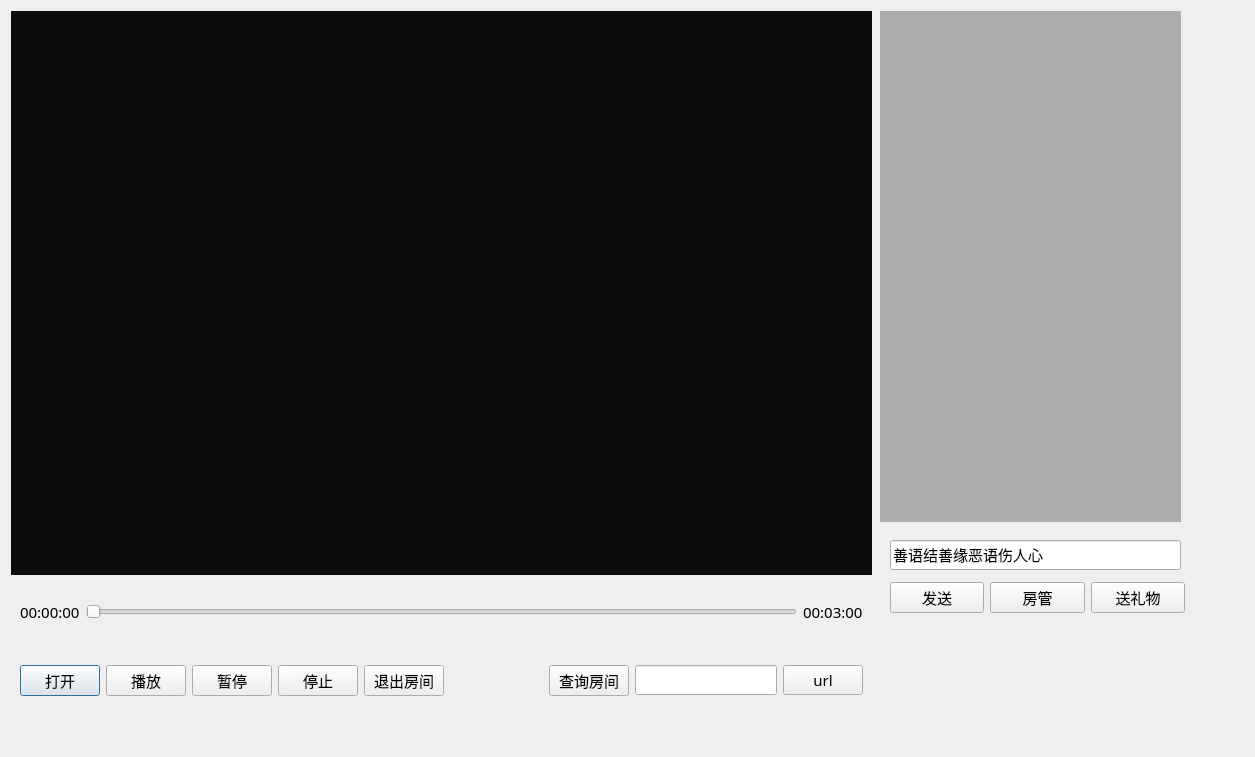
<?xml version="1.0" encoding="UTF-8"?>
<ui version="4.0">
 <class>PlayerDialog</class>
 <widget class="QDialog" name="PlayerDialog">
  <property name="geometry">
   <rect>
    <x>0</x>
    <y>0</y>
    <width>1255</width>
    <height>757</height>
   </rect>
  </property>
  <property name="font">
   <font>
    <family>微软雅黑</family>
    <pointsize>11</pointsize>
   </font>
  </property>
  <property name="windowTitle">
   <string>PlayerDialog</string>
  </property>
  <widget class="QListWidget" name="list_comment">
   <property name="geometry">
    <rect>
     <x>880</x>
     <y>11</y>
     <width>301</width>
     <height>511</height>
    </rect>
   </property>
   <property name="styleSheet">
    <string notr="true">QListWidget{
    background:rgba(0,0,0,70);
    border:none;
    color:#fff;
    font:13px;
}
QListWidget::item{
    padding:4px;
    min-height:22px;
}
QScrollBar:vertical{width:6px;background:#333;}
QScrollBar::handle:vertical{background:#888;border-radius:3px;}</string>
   </property>
  </widget>
  <widget class="QLineEdit" name="le_msg">
   <property name="geometry">
    <rect>
     <x>890</x>
     <y>540</y>
     <width>291</width>
     <height>30</height>
    </rect>
   </property>
   <property name="text">
    <string>善语结善缘恶语伤人心</string>
   </property>
  </widget>
  <widget class="QWidget" name="layoutWidget">
   <property name="geometry">
    <rect>
     <x>11</x>
     <y>11</y>
     <width>861</width>
     <height>701</height>
    </rect>
   </property>
   <layout class="QVBoxLayout" name="verticalLayout_2" stretch="9,1,1">
    <item>
     <widget class="QWidget" name="wdg_content" native="true">
      <property name="styleSheet">
       <string notr="true">background-color: rgb(13, 13, 13);</string>
      </property>
      <layout class="QVBoxLayout" name="verticalLayout">
       <item>
        <widget class="MyOpenGLWidget" name="wdg_show" native="true">
         <widget class="QGraphicsView" name="graphicsView">
          <property name="geometry">
           <rect>
            <x>-10</x>
            <y>-10</y>
            <width>851</width>
            <height>551</height>
           </rect>
          </property>
          <property name="sizePolicy">
           <sizepolicy hsizetype="Fixed" vsizetype="Expanding">
            <horstretch>0</horstretch>
            <verstretch>0</verstretch>
           </sizepolicy>
          </property>
          <property name="styleSheet">
           <string notr="true">background-color:transparent;</string>
          </property>
         </widget>
         <widget class="QWidget" name="wdg_effect_layer" native="true">
          <property name="geometry">
           <rect>
            <x>-1</x>
            <y>-10</y>
            <width>851</width>
            <height>551</height>
           </rect>
          </property>
          <property name="styleSheet">
           <string notr="true">background-color: transparent;</string>
          </property>
         </widget>
        </widget>
       </item>
      </layout>
     </widget>
    </item>
    <item>
     <widget class="QWidget" name="wdg_progress" native="true">
      <layout class="QHBoxLayout" name="horizontalLayout_3">
       <item>
        <widget class="QLabel" name="lb_curTime">
         <property name="text">
          <string>00:00:00</string>
         </property>
        </widget>
       </item>
       <item>
        <widget class="QSlider" name="slider_process">
         <property name="orientation">
          <enum>Qt::Horizontal</enum>
         </property>
        </widget>
       </item>
       <item>
        <widget class="QLabel" name="lb_totalTime">
         <property name="text">
          <string>00:03:00</string>
         </property>
        </widget>
       </item>
      </layout>
     </widget>
    </item>
    <item>
     <widget class="QWidget" name="wdg_buttons" native="true">
      <layout class="QHBoxLayout" name="horizontalLayout_2">
       <item>
        <layout class="QHBoxLayout" name="horizontalLayout">
         <item>
          <widget class="QPushButton" name="pb_start">
           <property name="text">
            <string>打开</string>
           </property>
          </widget>
         </item>
         <item>
          <widget class="QPushButton" name="pb_resume">
           <property name="text">
            <string>播放</string>
           </property>
          </widget>
         </item>
         <item>
          <widget class="QPushButton" name="pb_pause">
           <property name="text">
            <string>暂停</string>
           </property>
          </widget>
         </item>
         <item>
          <widget class="QPushButton" name="pb_stop">
           <property name="text">
            <string>停止</string>
           </property>
          </widget>
         </item>
         <item>
          <widget class="QPushButton" name="pb_quit_room">
           <property name="text">
            <string>退出房间</string>
           </property>
          </widget>
         </item>
         <item>
          <spacer name="horizontalSpacer">
           <property name="orientation">
            <enum>Qt::Horizontal</enum>
           </property>
           <property name="sizeHint" stdset="0">
            <size>
             <width>40</width>
             <height>20</height>
            </size>
           </property>
          </spacer>
         </item>
         <item>
          <widget class="QPushButton" name="pb_query">
           <property name="text">
            <string>查询房间</string>
           </property>
          </widget>
         </item>
         <item>
          <widget class="QLineEdit" name="le_roomNo"/>
         </item>
         <item>
          <widget class="QPushButton" name="pb_setUrl">
           <property name="text">
            <string>url</string>
           </property>
          </widget>
         </item>
        </layout>
       </item>
      </layout>
     </widget>
    </item>
   </layout>
  </widget>
  <widget class="QWidget" name="layoutWidget">
   <property name="geometry">
    <rect>
     <x>890</x>
     <y>580</y>
     <width>295</width>
     <height>35</height>
    </rect>
   </property>
   <layout class="QHBoxLayout" name="horizontalLayout_4">
    <item>
     <widget class="QPushButton" name="pb_send">
      <property name="text">
       <string>发送</string>
      </property>
     </widget>
    </item>
    <item>
     <widget class="QPushButton" name="btn_admin_manage">
      <property name="text">
       <string>房管</string>
      </property>
     </widget>
    </item>
    <item>
     <widget class="QPushButton" name="pb_gift">
      <property name="text">
       <string>送礼物</string>
      </property>
     </widget>
    </item>
   </layout>
  </widget>
 </widget>
 <customwidgets>
  <customwidget>
   <class>MyOpenGLWidget</class>
   <extends>QWidget</extends>
   <header location="global">myopenglwidget.h</header>
   <container>1</container>
  </customwidget>
 </customwidgets>
 <resources/>
 <connections/>
</ui>
